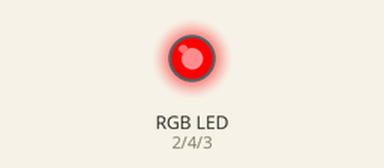
Recording of a sketch running on a simulated Arduino Uno, built with avr-gcc and run on an emulated ATmega328P. On the bench: an RGB LED mixed from three pins (HIGH = lit).

Above: at 0.5 s.
At 1.5 s:
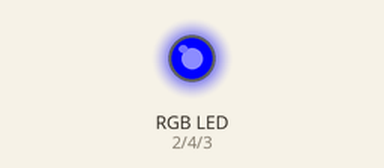
At 5.5 s:
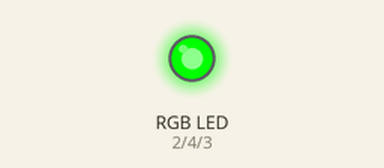
Timing chart, 0 to 6.9 s (numbered marks = the images above):
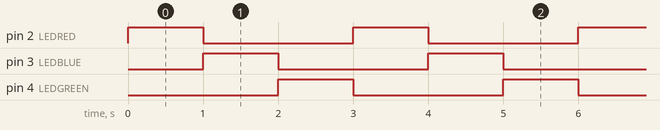

Measured:
- by itself, pin 2 (LEDRED), pin 3 (LEDBLUE), pin 4 (LEDGREEN): alternates HIGH for 1.0 s and LOW for 2.0 s
- by itself, everything shown: repeats every 3.0 s, in 4 steps

The sketch:

LED_RGB.ino
```cpp
int LEDRED = 2 , LEDBLUE = 3 , LEDGREEN = 4 ;

void setup() {
pinMode(LEDRED,OUTPUT);
pinMode(LEDBLUE,OUTPUT);
pinMode(LEDGREEN,OUTPUT);
}

void loop() {
digitalWrite(LEDRED,HIGH);
delay(1000);
digitalWrite(LEDRED,LOW);
digitalWrite(LEDBLUE,HIGH);
delay(1000);
digitalWrite(LEDBLUE,LOW);
digitalWrite(LEDGREEN,HIGH);
delay(1000);
digitalWrite(LEDGREEN,LOW);
}
```
